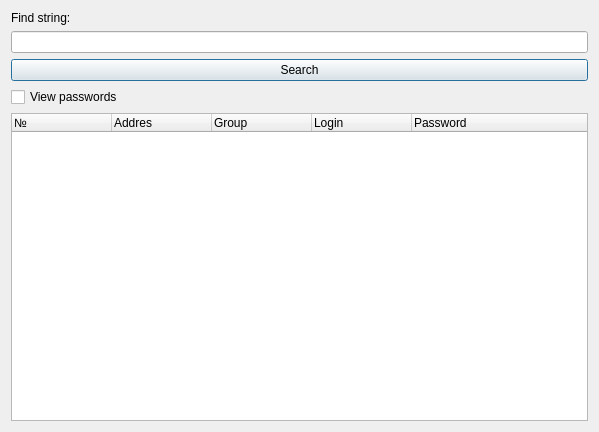
<?xml version="1.0" encoding="UTF-8"?>
<ui version="4.0">
 <class>Dialog</class>
 <widget class="QDialog" name="Dialog">
  <property name="geometry">
   <rect>
    <x>0</x>
    <y>0</y>
    <width>599</width>
    <height>432</height>
   </rect>
  </property>
  <property name="windowTitle">
   <string>Find in base</string>
  </property>
  <layout class="QVBoxLayout" name="verticalLayout">
   <item>
    <widget class="QLabel" name="label">
     <property name="text">
      <string>Find string:</string>
     </property>
    </widget>
   </item>
   <item>
    <widget class="QLineEdit" name="string"/>
   </item>
   <item>
    <widget class="QPushButton" name="find">
     <property name="text">
      <string>Search</string>
     </property>
    </widget>
   </item>
   <item>
    <widget class="QCheckBox" name="pwd_v">
     <property name="text">
      <string>View passwords</string>
     </property>
    </widget>
   </item>
   <item>
    <widget class="QTreeWidget" name="data">
     <column>
      <property name="text">
       <string>№</string>
      </property>
     </column>
     <column>
      <property name="text">
       <string>Addres</string>
      </property>
     </column>
     <column>
      <property name="text">
       <string>Group</string>
      </property>
     </column>
     <column>
      <property name="text">
       <string>Login</string>
      </property>
     </column>
     <column>
      <property name="text">
       <string>Password</string>
      </property>
     </column>
    </widget>
   </item>
  </layout>
 </widget>
 <resources/>
 <connections/>
</ui>
